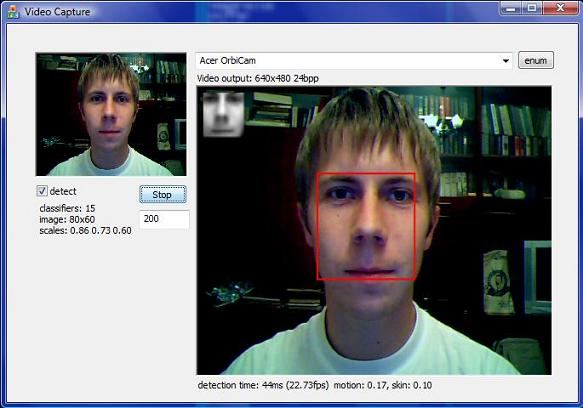
//> input picture CodeProject_Articles/Computer_Vision_Articles/CodeProject Face Detection C++ Library with Skin and Motion Analysis_ Free source code and programming help_files/face.jpg, 583 x 408 px
$ ./fasdf '../../CodeProject_Articles/Computer_Vision_Articles/CodeProject Face Detection C++ Library with Skin and Motion Analysis_ Free source code and programming help_files/face.jpg'   (built with g++ and OpenCV 4)
//> lines starting //> are read from the running program, lines starting //| are printed output that depends on the picture; after the words box and inside, x2 and y2 are one past the last pixel; in counts of white or black regions, pixels touching at a corner belong together
#include "cv.h"
#include "highgui.h"
#include <math.h>

int main(int argc, char** argv)
{
    IplImage* img;
    if( argc == 2 && (img=cvLoadImage(argv[1], 1))!= 0)
//> img is the input picture: 408 rows x 583 cols, CV_8UC3; mean B, G, R 134.6, 130.3, 127.6
    {
        IplImage* gray = cvCreateImage( cvGetSize(img), 8, 1 );
        CvMemStorage* storage = cvCreateMemStorage(0);
        cvCvtColor( img, gray, CV_BGR2GRAY );
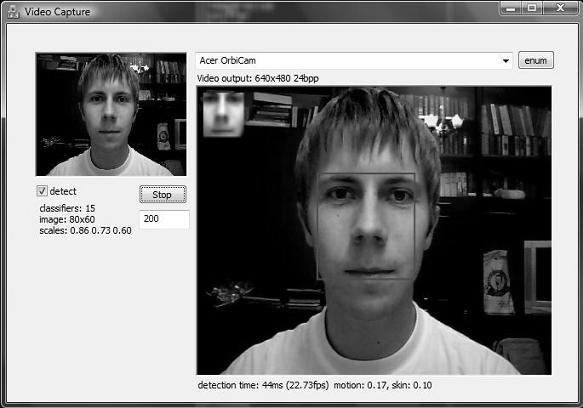
//> gray: 408 rows x 583 cols, CV_8UC1; min 0, max 255, mean 130
        cvSmooth( gray, gray, CV_GAUSSIAN, 9, 9 ); // smooth it, otherwise a lot of false circles may be detected
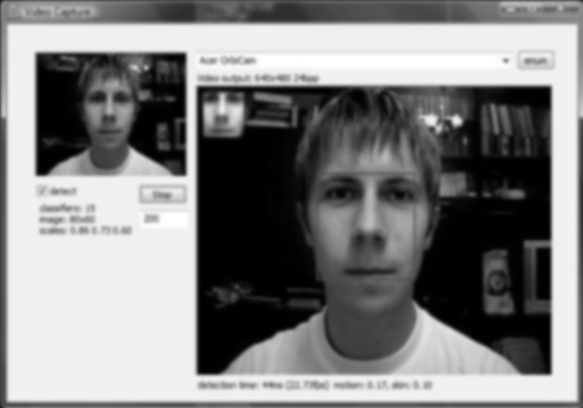
//> gray: 408 rows x 583 cols, CV_8UC1; min 0, max 255, mean 129.9
        CvSeq* circles = cvHoughCircles( gray, storage, CV_HOUGH_GRADIENT, 2, gray->height/4, 200, 100 );
//> circles = 4 circles (x, y, radius): [267, 211, 190.8], [349, 145, 228.8], [95, 143, 91], [369, 313, 47.2]
        int i;
        for( i = 0; i < circles->total; i++ )
        {
             float* p = (float*)cvGetSeqElem( circles, i );
             cvCircle( img, cvPoint(cvRound(p[0]),cvRound(p[1])), 3, CV_RGB(0,255,0), -1, 8, 0 );
             cvCircle( img, cvPoint(cvRound(p[0]),cvRound(p[1])), cvRound(p[2]), CV_RGB(255,0,0), 3, 8, 0 );
        }
//> this loop made 4 passes
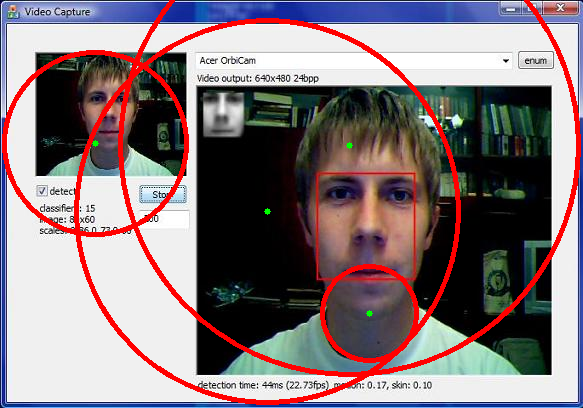
//> img: 408 rows x 583 cols, CV_8UC3; 6.36% of pixels changed, all inside (x1, y1, x2, y2) = (2, 0, 581, 405)
        cvNamedWindow( "circles", 1 );
        cvShowImage( "circles", img );
    }
    return 0;
}

$ run again, on CodeProject_Articles/Computer_Vision_Articles/CodeProject Face Detection C++ Library with Skin and Motion Analysis_ Free source code and programming help_files/snap4a.jpg
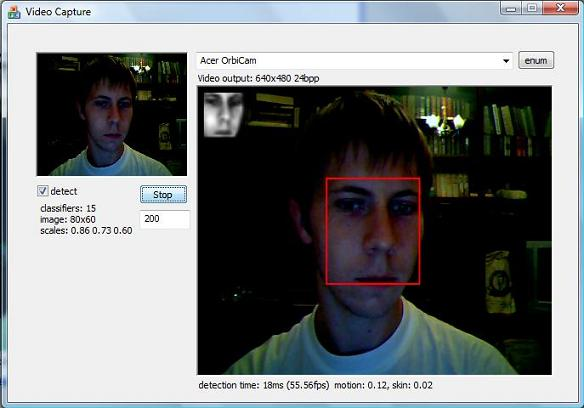
//> input picture CodeProject_Articles/Computer_Vision_Articles/CodeProject Face Detection C++ Library with Skin and Motion Analysis_ Free source code and programming help_files/snap4a.jpg, 584 x 408 px
//> img is the input picture: 408 rows x 584 cols, CV_8UC3; mean B, G, R 124.3, 123.4, 120.6
//> `cvSmooth( gray, gray, CV_GAUSSIAN, 9, 9 );`:
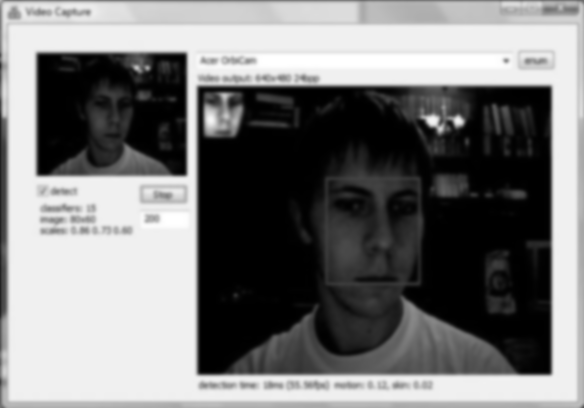
//> gray: 408 rows x 584 cols, CV_8UC1; min 0, max 255, mean 122.5
//> circles = 1 circle (x, y, radius): [347, 297, 58]
//> the loop `for( i = 0; i < circles->total; i++ )` made 1 pass
//> after the loop `for( i = 0; i < circles->total; i++ )`:
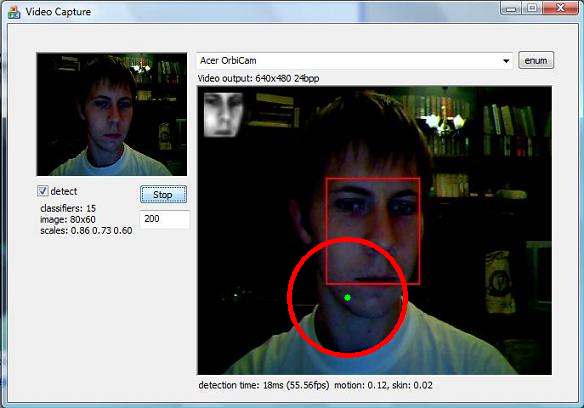
//> img: 408 rows x 584 cols, CV_8UC3; 0.76% of pixels changed, all inside (x1, y1, x2, y2) = (287, 237, 408, 358)
